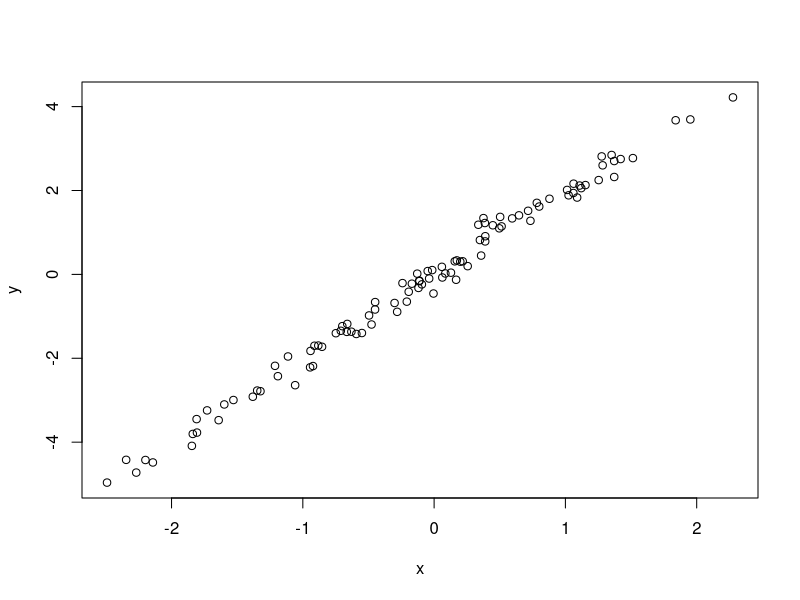

Generate this figure with R:
# Simulate and plot data
# Jeff Oliver
# jcoliver@arizona.edu
# 2023-02-14

# Simulate predictor variable
x <- rnorm(n = 100)

# Simulate response variable with some noise
y <- 2 * x + rnorm(n = 100, sd = 0.2)

# Plot the data
plot(x = x, y = y)
